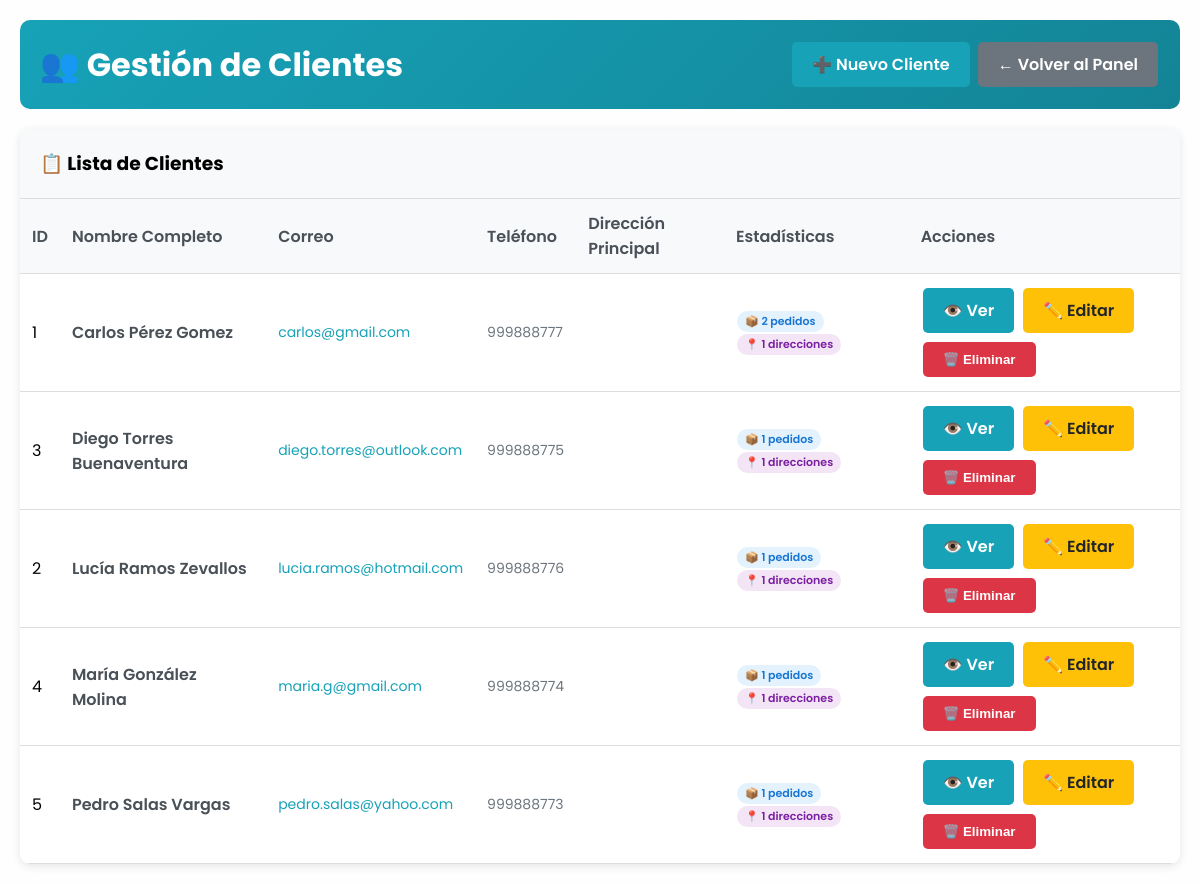
The page /admin/clientes/index.php (signed in) on the database its author committed.
### tables this page shows
CREATE TABLE IF NOT EXISTS `cliente` (
  `ID_CLIENTE` INT NOT NULL AUTO_INCREMENT,
  `CORREO` VARCHAR(100) NOT NULL,
  `CLAVE` VARCHAR(255) NOT NULL,
  `NOMBRES` VARCHAR(100) NOT NULL,
  `APELLIDOS` VARCHAR(100) NOT NULL,
  `TELEFONO` VARCHAR(45) NULL,
  `ACTIVO` TINYINT NOT NULL DEFAULT 1,
  PRIMARY KEY (`ID_CLIENTE`),
  UNIQUE INDEX `CORREO_UNIQUE` (`CORREO` ASC));

### admin/clientes/index.php (the view, shortened to what this page needs)
<?php
$conexion = getConnection();
$query = "SELECT c.*,
          (SELECT COUNT(*) FROM pedido WHERE ID_CLIENTE = c.ID_CLIENTE) as total_pedidos,
          (SELECT COUNT(*) FROM direccion_cliente WHERE ID_CLIENTE = c.ID_CLIENTE) as total_direcciones
          FROM cliente c
          ORDER BY c.NOMBRES, c.APELLIDOS";
$result = $conexion->query($query);
?>
<!DOCTYPE html>
<html lang="es">
<head>
    <link rel="stylesheet" href="../../style.css">
</head>
<body>
    <div class="admin-container">
        <div class="admin-header">
            <h1>👥 Gestión de Clientes</h1>
            <div>
                <a href="registrar.php" class="btn btn-primary">➕ Nuevo Cliente</a>
                <a href="../../plataforma.php" class="btn btn-secondary">← Volver al Panel</a>
            </div>
        </div>
        <div class="table-container">
            <h3 style="padding: 20px; margin: 0; background: #f8f9fa; border-bottom: 1px solid #ddd;">
                📋 Lista de Clientes
            </h3>
            <table>
                <thead>
                    <tr>
                        <th>ID</th>
                        <th>Nombre Completo</th>
                        <th>Correo</th>
                        <th>Teléfono</th>
                        <th>Dirección Principal</th>
                        <th>Estadísticas</th>
                        <th>Acciones</th>
                    </tr>
                </thead>
                <tbody>
                    <?php if ($result->num_rows > 0): ?>
                        <?php while ($row = $result->fetch_assoc()): ?>
                            <tr>
                                <td><?php echo $row['ID_CLIENTE']; ?></td>
                                <td>
                                    <div class="client-name">
                                        <?php echo htmlspecialchars($row['NOMBRES'] . ' ' . $row['APELLIDOS']); ?>
                                    </div>
                                </td>
                                <td>
                                    <div class="client-email">
                                        <?php echo htmlspecialchars($row['CORREO']); ?>
                                    </div>
                                </td>
                                <td>
                                    <div class="client-phone">
                                        <?php echo htmlspecialchars($row['TELEFONO']); ?>
                                    </div>
                                </td>
                                <td>
                                </td>
                                <td>
                                    <div class="stats-info">
                                        <span class="stats-badge stats-pedidos">
                                            📦 <?php echo $row['total_pedidos']; ?> pedidos
                                        </span>
                                        <span class="stats-badge stats-direcciones">
                                            📍 <?php echo $row['total_direcciones']; ?> direcciones
                                        </span>
                                    </div>
                                </td>
                                <td>
                                    <div class="actions">
                                        <a href="visualizar.php?id=<?php echo $row['ID_CLIENTE']; ?>" class="btn btn-info">
                                            👁️ Ver
                                        </a>
                                        <a href="editar.php?id=<?php echo $row['ID_CLIENTE']; ?>" class="btn btn-warning">
                                            ✏️ Editar
                                        </a>
                                        <button class="btn btn-danger" onclick="eliminarCliente(<?php echo $row['ID_CLIENTE']; ?>, '<?php echo htmlspecialchars($row['NOMBRES'] . ' ' . $row['APELLIDOS']); ?>')">
                                            🗑️ Eliminar
                                        </button>
                                    </div>
                                </td>
                            </tr>
                        <?php endwhile; ?>
                    <?php endif; ?>
                </tbody>
            </table>
        </div>
    </div>
</body>
</html>

### style.css (style rules this page uses)
* { margin: 0; padding: 0; box-sizing: border-box; text-decoration: none; list-style: none; }
html { scroll-behavior: smooth; }
body { font-family: 'poppins', sans-serif; background-color: #fefefe; }

### admin/clientes/index.php (style rules this page uses)
.admin-container { max-width: 1400px; margin: 0 auto; padding: 20px; }
.admin-header { background: linear-gradient(135deg, #17a2b8, #138496); color: white; padding: 20px; border-radius: 10px; margin-bottom: 20px; display: flex; justify-content: space-between; align-items: center; }
.btn { display: inline-block; padding: 10px 20px; border-radius: 5px; text-decoration: none; font-weight: 600; transition: background 0.3s ease; border: none; cursor: pointer; margin: 2px; }
.btn-primary { background: #17a2b8; color: white; }
.btn-secondary { background: #6c757d; color: white; }
.btn-danger { background: #dc3545; color: white; }
.btn-warning { background: #ffc107; color: #212529; }
.btn-info { background: #17a2b8; color: white; }
.table-container { background: white; border-radius: 10px; box-shadow: 0 2px 10px rgba(0,0,0,0.1); overflow: hidden; }
table { width: 100%; border-collapse: collapse; }
th, td { padding: 12px; text-align: left; border-bottom: 1px solid #ddd; }
th { background: #f8f9fa; font-weight: 600; color: #495057; }
.actions { display: flex; gap: 5px; flex-wrap: wrap; }
.client-name { font-weight: 600; color: #495057; }
.client-email { color: #17a2b8; font-size: 14px; }
.client-phone { color: #6c757d; font-size: 14px; }
.stats-info { font-size: 12px; color: #6c757d; }
.stats-badge { display: inline-block; padding: 2px 8px; border-radius: 12px; font-size: 11px; font-weight: 600; margin: 1px; }
.stats-pedidos { background: #e3f2fd; color: #1976d2; }
.stats-direcciones { background: #f3e5f5; color: #7b1fa2; }

### rows shown on the page
cliente: ID_CLIENTE "1", NOMBRES+APELLIDOS "Carlos Pérez Gomez", CORREO "carlos@gmail.com", TELEFONO "999888777", total_pedidos "2", total_direcciones "1"
cliente: ID_CLIENTE "3", NOMBRES+APELLIDOS "Diego Torres Buenaventura", CORREO "diego.torres@outlook.com", TELEFONO "999888775", total_pedidos "1", total_direcciones "1"
cliente: ID_CLIENTE "2", NOMBRES+APELLIDOS "Lucía Ramos Zevallos", CORREO "lucia.ramos@hotmail.com", TELEFONO "999888776", total_pedidos "1", total_direcciones "1"
cliente: ID_CLIENTE "4", NOMBRES+APELLIDOS "María González Molina", CORREO "maria.g@gmail.com", TELEFONO "999888774", total_pedidos "1", total_direcciones "1"
cliente: ID_CLIENTE "5", NOMBRES+APELLIDOS "Pedro Salas Vargas", CORREO "pedro.salas@yahoo.com", TELEFONO "999888773", total_pedidos "1", total_direcciones "1"
